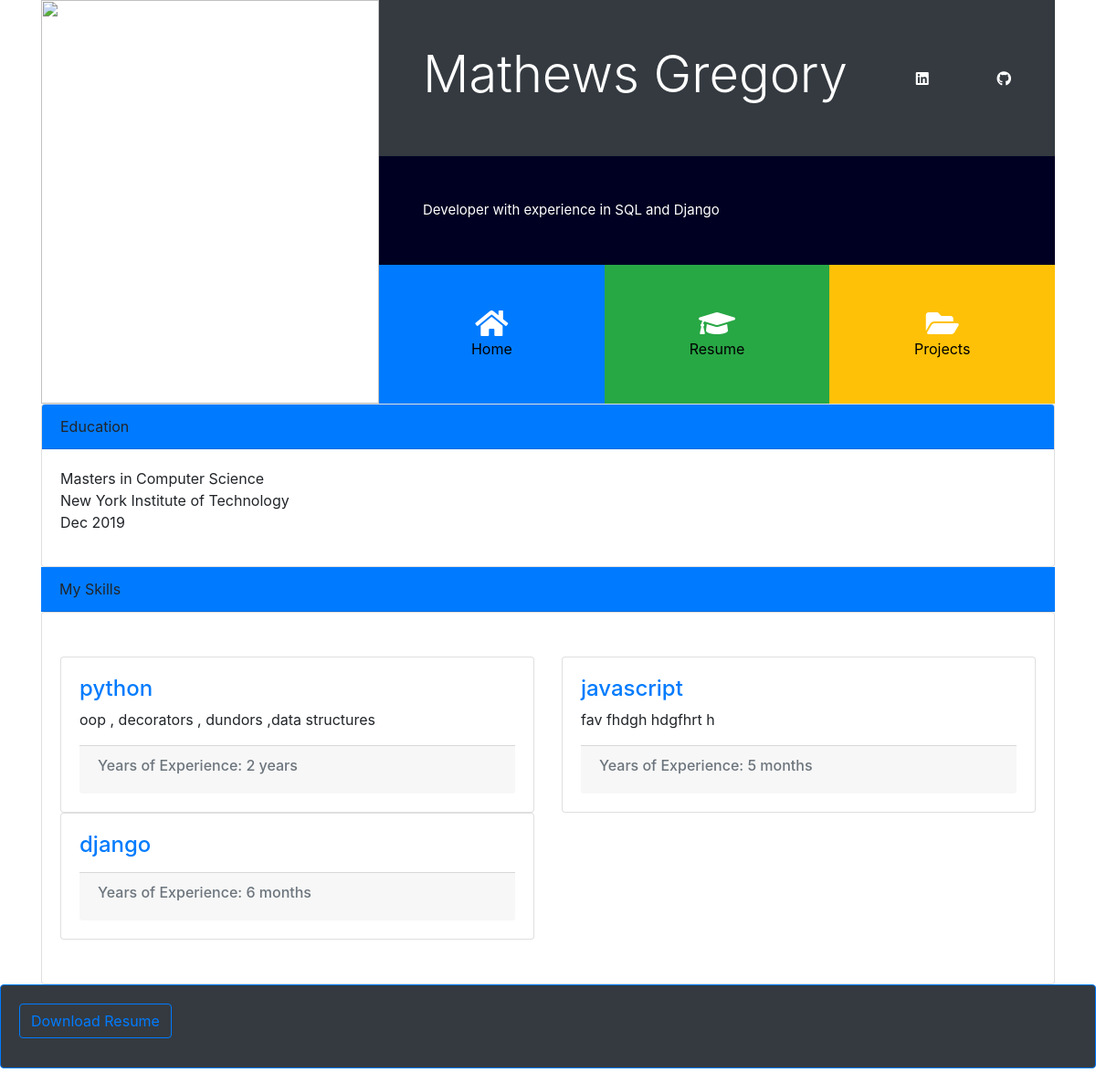
/, run on an earlier commit of the app's database.
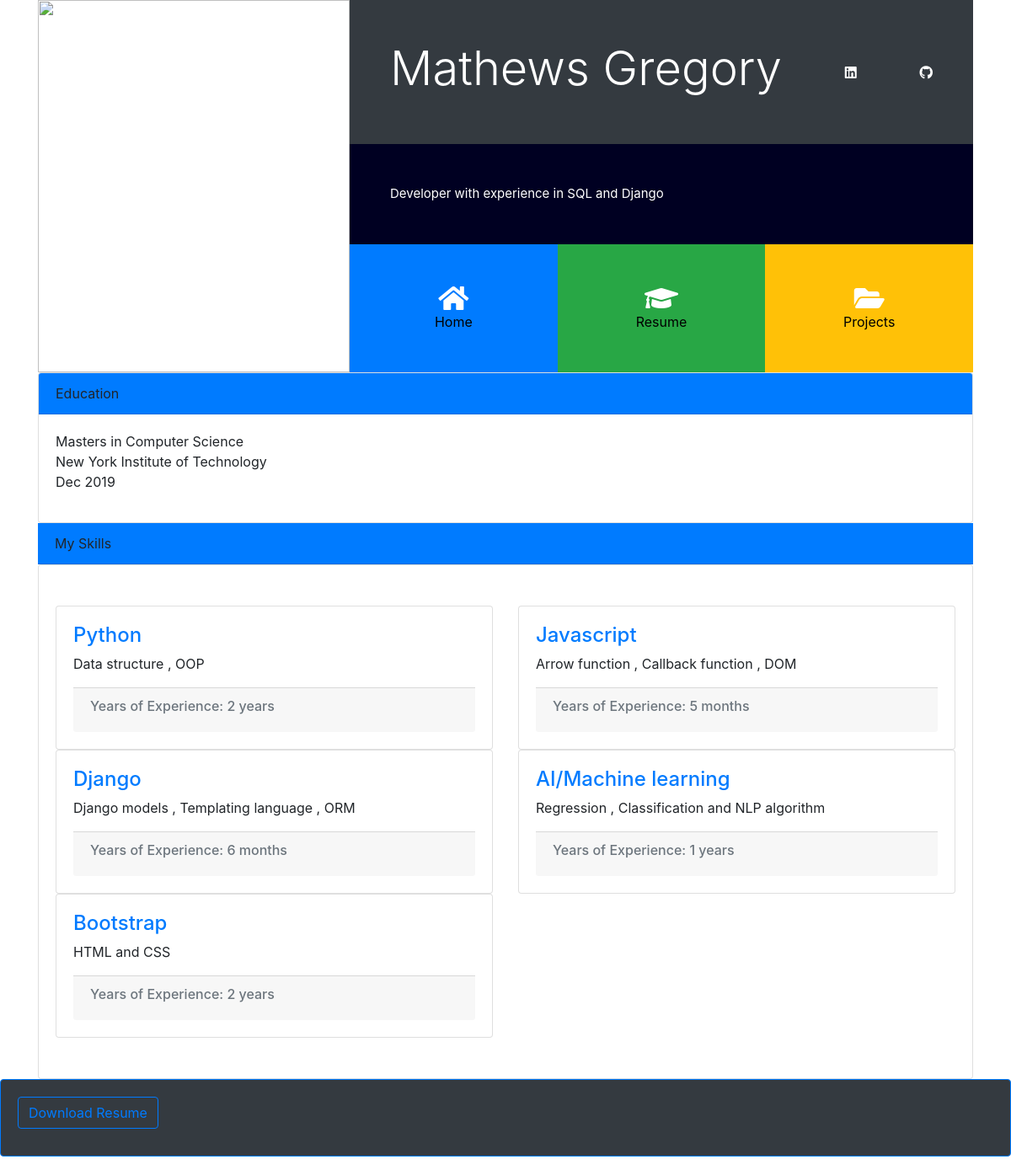
And on a later commit of the database.
### portfolio/models.py (models this page shows, shortened)
class Education (models.Model):
    Degree = models.CharField(max_length=100)
    university = models.CharField(max_length=100)
    Graduation_year = models.CharField(max_length=50)

class Skills (models.Model):
    skill = models.CharField(max_length = 50)
    years = models.CharField(max_length = 50)
    tools = models.TextField(max_length=500 , blank = True , null = True)

### portfolio/views.py (the view)
# urls.py: 2. Add a URL to urlpatterns:  path('', views.home, name='home')
def home(request):
    projects = Project.objects.all()
    skills = Skills.objects.all()
    education = Education.objects.all()
    return render(request , 'portfolio/home.html' , {'projects' : projects , 'skills' : skills , 'education':education})

### portfolio/templates/portfolio/home.html (shortened to what this page needs)
{% extends 'portfolio/basetemplate.html'%}
{% block content %}
{% load static %}
 <link href="{% static 'portfolio/custom.css' %}" rel="stylesheet">
 <div id="home" class="collapse show">
      <div class="card">
        {% for edu in education %}
                <div class="card-header bg-primary">
                  Education
                </div>
                <div class="card-body">
                    <div class="card-text">
                       <p>  {{ edu.Degree}} <br>
                            {{ edu.university}}  <br>
                            {{ edu.Graduation_year}}   <br>
                        </p>
                    </div>
                </div>
          {% endfor %}
       </div>
    <div class="card-header bg-primary">
                My Skills
    </div>
      <div class="card card-body py-5">
            <div class="row">
                {% for skill in skills %}
                   <div class="col-lg-6">
                           <div class="card-deck">
                               <div class="card">
                                    <div class="card-body">
                                      <h4 class="card-text text-primary" >{{ skill.skill}}</h4>
                                      <p class="card-text" > {{skill.tools}}</p>
                                           <div class="card-footer">
                                                <h6 class="text-muted">
                                                 Years of Experience:     {{ skill.years }}
                                                </h6>
                                           </div>
                                    </div>
                               </div>
                           </div>
                    </div>
                {% endfor %}
            </div>
      </div>
  </div>
</div>
{% endblock %}

What changed in the data, as far as the page shows it:
changed Skills: skill "python" → "Python"; tools "oop , decorators , dundors ,data structures" → "Data structure , OOP"
changed Skills: skill "javascript" → "Javascript"; tools "fav fhdgh hdgfhrt h" → "Arrow function , Callback function , DOM"
changed Skills: skill "django" → "Django"; tools (not shown) → "Django models , Templating language , ORM"
added Skills: skill "AI/Machine learning", tools "Regression , Classification and NLP algorithm", years "1 years"
added Skills: skill "Bootstrap", tools "HTML and CSS", years "2 years"
